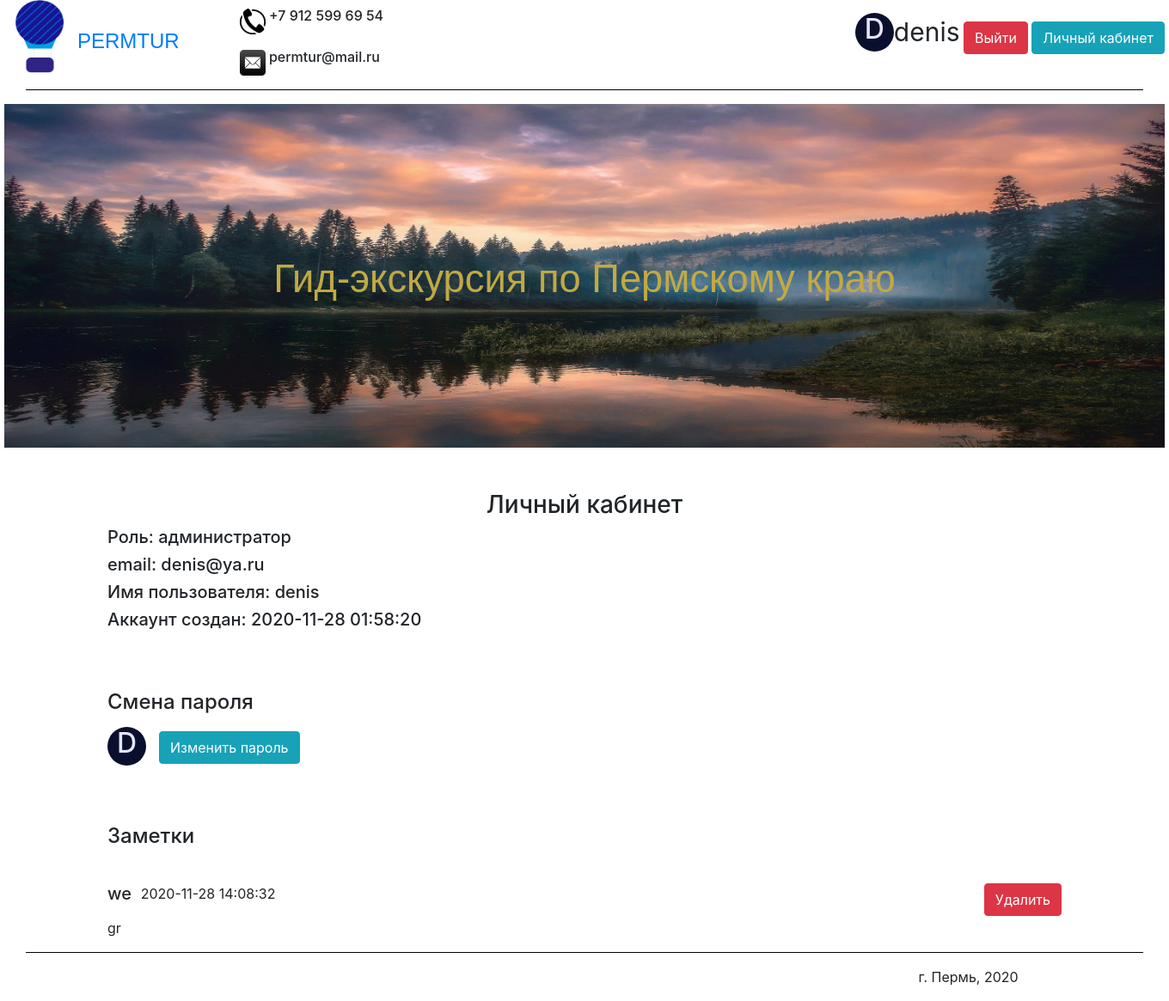
The app's page /cabinet (signed in), older data.
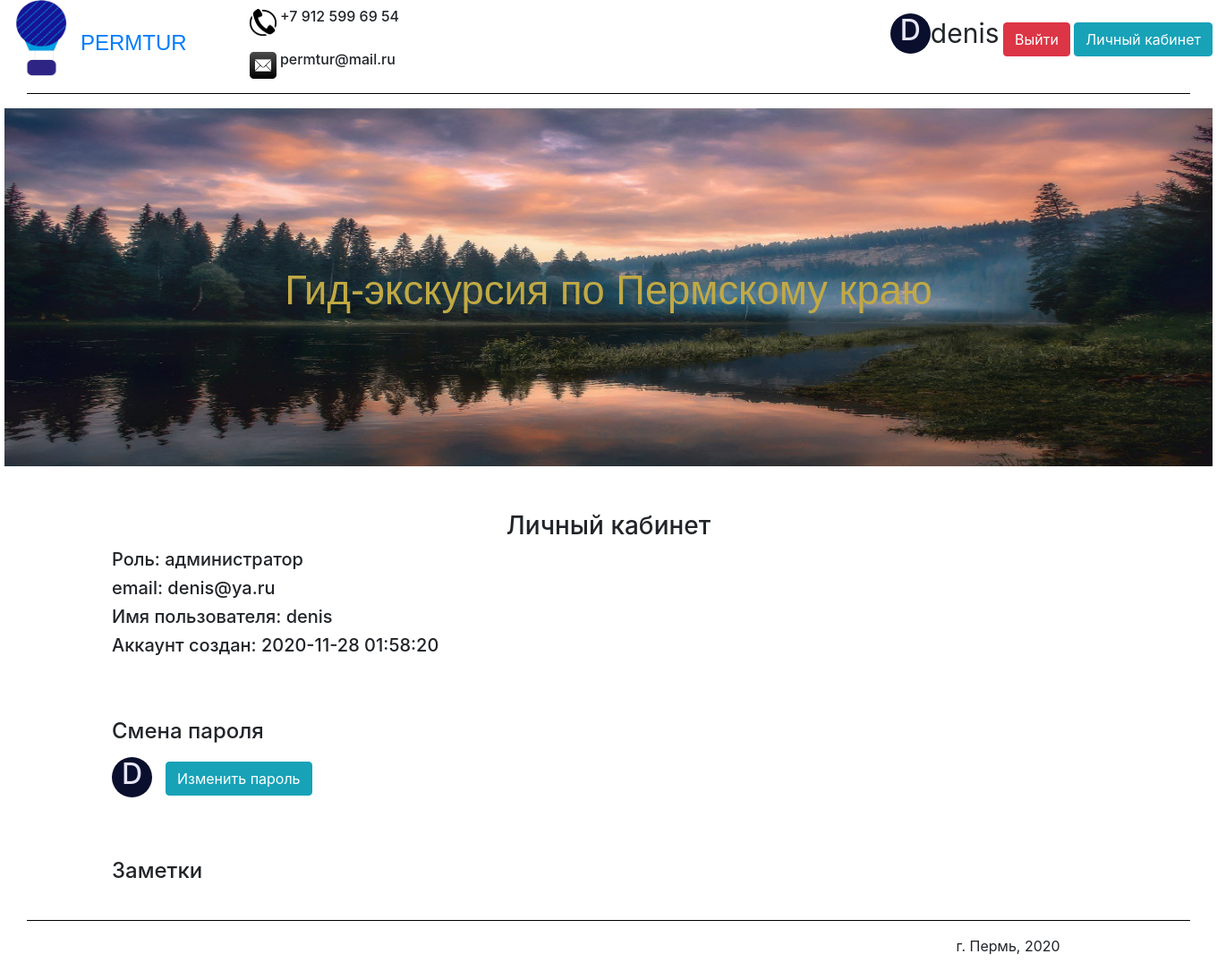
The same page, newer data.
### data/users.py (models this page shows, shortened)
class User(SqlAlchemyBase, UserMixin):
    __tablename__ = 'user'
    id = sqlalchemy.Column(sqlalchemy.Integer,
                           primary_key=True, autoincrement=True)
    nickname = sqlalchemy.Column(sqlalchemy.String)
    email = sqlalchemy.Column(sqlalchemy.String, unique=True)
    hashed_password = sqlalchemy.Column(sqlalchemy.String)
    datetime = sqlalchemy.Column(sqlalchemy.String)
    role = sqlalchemy.Column(sqlalchemy.String)
    avatar_color = sqlalchemy.Column(sqlalchemy.String)

### data/notes.py (models this page shows)
class Note(SqlAlchemyBase):
    __tablename__ = 'note'
    id = sqlalchemy.Column(sqlalchemy.Integer,
                           primary_key=True, autoincrement=True)
    note = sqlalchemy.Column(sqlalchemy.String)
    sight = sqlalchemy.Column(sqlalchemy.String)
    nickname = sqlalchemy.Column(sqlalchemy.String)
    email = sqlalchemy.Column(sqlalchemy.String)
    datetime = sqlalchemy.Column(sqlalchemy.String)

### main.py (the view)
    @app.route('/cabinet', methods=['GET', 'POST'])
    @login_required
    def cabinet():
        return render_template('cabinet.html', title="Личный кабинет", Note=Note, session=session, User=User)

### templates/cabinet.html
{% extends "header_footer.html" %}
{% block content %}
    <div>
        <h3 style="text-align: center; margin-top: 50px;">Личный кабинет</h3>
        <main role="main" class="container">
            {% if current_user.role == 'employee'%}
                <h5>Роль: сотрудник</h5>
            {% else %}
                <h5>Роль: администратор</h5>
            {% endif %}
            <h5>email: {{ current_user.email }}</h5>
            <h5>Имя пользователя: {{ current_user.nickname }}</h5>
            <h5>Аккаунт создан: {{ current_user.datetime }}</h5>
            <h4 style="margin: 70px 0px 0px 0px; ">Смена пароля</h4>
            <div style="margin-top: 15px; margin-right: 15px; background: {{ current_user.avatar_color }};" class="circle">
                <h2 style="text-align: center; color: #E6E6FA;"> {{ current_user.nickname[0].upper() }} </h2>
            </div>
            <a style="margin: 20px 0px 0px 0px;" class="btn btn-info" href="/change_password">Изменить пароль</a>
            <h4 style="margin: 70px 0px 40px 0px; ">Заметки</h4>
            {% set note_db = session.query(Note) %}
            {% for i in range(session.query(Note).count()) %}
            <div>
                {% if note_db[i].nickname == current_user.nickname %}
                {% set sights = {"Ancient_volcano": "Древний вулкан", "Basegi_Nature_Reserve": "Заповедник Басеги",
                "Blue_lakes": "Голубые озёра", "Cathedral_square": "Соборная площадь", "Perm_36": "Пермь-36", "Usva_pillars": "Устьвинские столбы",
                "Vakutin_stone": "Вакутин камень", "Vishera_nature_reserve": "Вишерский заповедник"} %}
                {% if sights[note_db[i].sight]%}
                <h5 style="float: left;">{{ sights[note_db[i].sight] }} &#160;</h5>
                {% else %}
                <h5 style="float: left;">{{ note_db[i].sight }} &#160;</h5>
                {% endif %}
                <p style="float: left;">{{ note_db[i].datetime }}</p>
                    <div style="float: right;">
                        {% set note_id = "/delete_note/" + "/" + note_db[i].id | string %}
                        <a class="btn btn-danger" href="{{ note_id }}">Удалить</a>
                    </div>
                <p style="clear: both;">{{ note_db[i].note }}</p>
                {% endif %}
            {% endfor %}
            </div>
        </main>
    </div>
{% endblock %}

### templates/header_footer.html (shortened to what this page needs)
<!DOCTYPE html>
<html lang="en">
<head>
    <link rel="stylesheet"
          href="https://stackpath.bootstrapcdn.com/bootstrap/4.4.1/css/bootstrap.min.css"
>
    <link href="/static/css/style.css" rel="stylesheet" type="text/css">
</head>
<body style="width: 1350px; margin: 0 auto;">
    <header style="width: 1350px; margin: 0 auto;">
        {% if current_user.is_authenticated %}
            <div style="margin: 15px 0px 0px 0px; float: right;">
                <div style="background: {{ current_user.avatar_color }};" class="circle">
                    <h2 style="text-align: center; color: #E6E6FA;"> {{ current_user.nickname[0].upper() }} </h2>
                </div>
                <a class="cent" style="width: 80px; font-size:30px;">{{ current_user.nickname }}</a>
                <a class="btn btn-danger" href="/logout">Выйти</a>
                <a class="btn btn-info" href="/cabinet">Личный кабинет</a>
            </div>
        {% endif %}
        <div>
            <div>
                <img style="float: left;" src="/static/images/logo.png" width="85" height="85" alt="Логотип">
                <a style="margin:30px 0px 0px 0px; float: left;" href="/"><font size="5pt" face="Arial">PERMTUR</font></a>
                <h6>
                    <img style="margin:10px 0px 0px 70px;" src="/static/images/telephone.jpg" width="30" height="30" alt="Телефон">
                    +7 912 599 69 54</h6>
                <h6>
                    <img style="margin:10px 0px 0px 70px;" src="/static/images/mail.jpg" width="30" height="30" alt="Почта">
                    permtur@mail.ru
                </h6>
            </div>
            <hr align="center" width="1300" size="5" color="black" />
        </div>
    </header>
    <div class="img_cont">
        <img src="/static/images/main.jpg" alt="main" class="main_image">
        <p>Гид-экскурсия по Пермскому краю</p>
    </div>
    {% block content %}
    {% endblock %}
    <footer style="clear: both;">
        <hr align="center" width="1300" size="5" color="black" />
        <main role="main" class="container">
            <p style="margin-left: 85%;">г. Пермь, 2020</p>
        </main>
    </footer>
</body>
</html>

### static/css/style.css (style rules this page uses)
.main_image { width: 1350px; height: 400px; display: block; margin: 0 auto; }
.img_cont { font-family: Arial; color: #C1A944; font-size: 34pt; vertical-align:middle; text-align:center; width: 1350px; height: 400px; position: relative; display: block; margin: 0 auto; padding-top:170px; }
.img_cont img { position:absolute; z-index:-1; left:0; top:0; }
.circle { float: left; width: 45px; height: 45px; -webkit-border-radius: 25px; -moz-border-radius: 25px; border-radius: 25px; }

Row changes from the older to the newer data that the page shows:
removed Note: sight "we", datetime "2020-11-28 14:08:32", note "gr"
Text that changed along with them:
list line gone: "Удалить"
